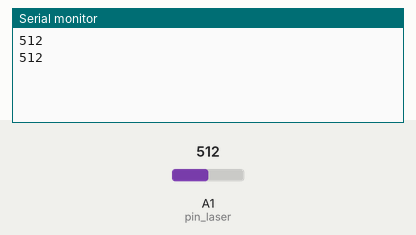
Recording of a sketch running on a simulated Arduino Uno, built with avr-gcc and run on an emulated ATmega328P. On the bench: the last lines printed to the serial monitor. The test bench sets the inputs (shaded band); at power-on: A1 (pin_laser) = 512.

Above: at 1.8 s.
1.9 s: A1 (pin_laser) set to 716
At 2.8 s:
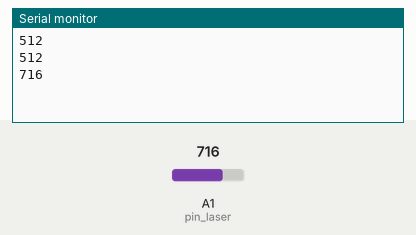
3.4 s: A1 (pin_laser) set to 900
At 4.8 s:
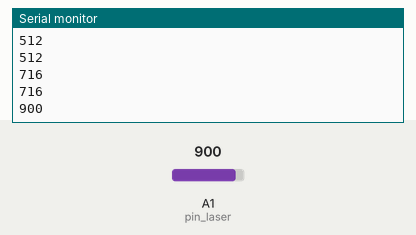
Timing chart, 0 to 6.4 s (numbered marks = the images above; inputs shaded):
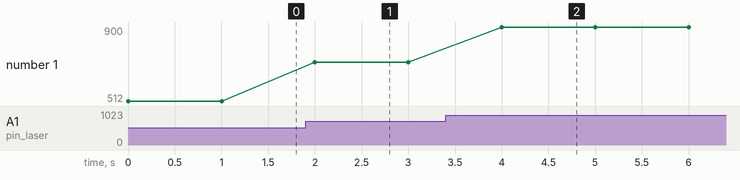

Measured:
- after the input at 1.9 s, the serial monitor: prints a new line after 0.10 s (image 1)
- after the input at 3.4 s, the serial monitor: prints a new line after 0.60 s (image 2)
- plotted number 1: 512 → 716 after the input at 1.9 s, 716 → 900 after the input at 3.4 s

The sketch:

LASER_INTENSITY_FINDER.ino
```cpp
#define pin_laser A1                       // LDR Sensor input PIN (Must be analog for more accurate results)

void setup(){
  Serial.begin(9600);
  pinMode(pin_laser, INPUT);              // Setting the pin as input pin
}

void loop(){
  Serial.println(analogRead(pin_laser));  // Reading the values from the pin and printing it on the serial monitor
  delay(1000);
}
```
